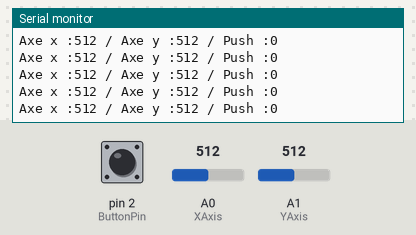
A sketch run on a simulated Arduino Uno, built with avr-gcc and run on an emulated ATmega328P. On the bench: the last lines printed to the serial monitor. The inputs (shaded band) are chosen by the test bench; at power-on: A0 (XAxis) = 512, A1 (YAxis) = 512, pin 2 (ButtonPin) LOW.

Above: at 1.2 s.
1.3 s: A0 (XAxis) set to 108
At 2.2 s:
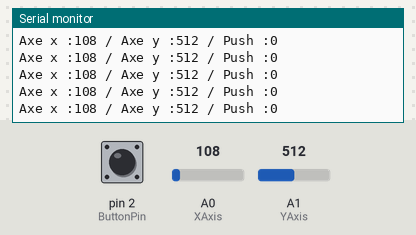
4.3 s: A0 (XAxis) set to 93
At 4.8 s:
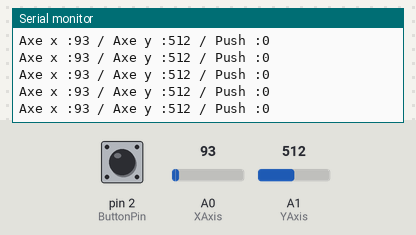
5.8 s: A1 (YAxis) set to 111
At 6.4 s:
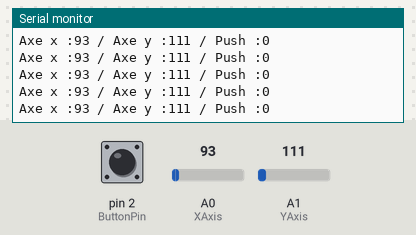
8.8 s: A1 (YAxis) set to 89
At 9.5 s:
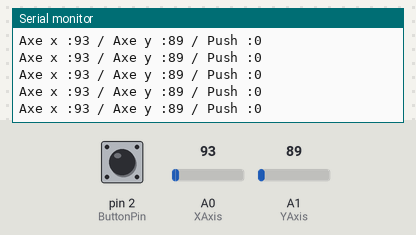
Timing chart, 0 to 11.8 s (numbered marks = the images above; inputs shaded):
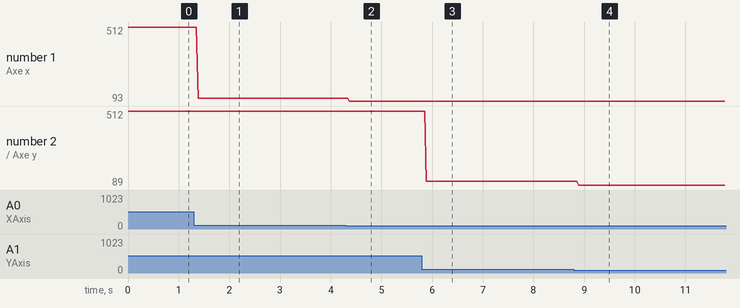

Measured:
- after the input at 1.3 s, the serial monitor: prints a new line after 0.08 s (image 1)
- after the input at 4.3 s, the serial monitor: prints a new line after 0.07 s (image 2)
- after the input at 5.8 s, the serial monitor: prints a new line after 0.09 s (image 3)
- after the input at 8.8 s, the serial monitor: prints a new line after 0.09 s (image 4)
- plotted number 1: 512 → 108 after the input at 1.3 s, 108 → 93 after the input at 4.3 s
- plotted number 2: 512 → 111 after the input at 5.8 s, 111 → 89 after the input at 8.8 s

The sketch:

Joystick.ino
```cpp
//Ceci est un code pour utiliser avec le module Joystick
//Ici on visualise seulement la sortie analogique du pin de l'axe X sur le moniteur
//SurtrTech.com pour plus d'infos

int XAxis = 0; //Le pin analogique  ou la sortie est connecté ici A0
int YAxis = 1;
int ButtonPin = 2;

void setup() {
  Serial.begin(9600); //Lancement du moniteur serie
  pinMode(XAxis, INPUT); //Le mode de ce pin qui est une entrée
  pinMode(YAxis, INPUT);
  pinMode (ButtonPin,INPUT);
}

void loop() {
  int x = analogRead(XAxis);
  int y = analogRead(YAxis);
  int push = digitalRead(ButtonPin);

  Serial.print("Axe x :"); Serial.print(x);
  Serial.print(" / Axe y :"); Serial.print(y);
  Serial.print(" / Push :"); Serial.println(push);
}
```
